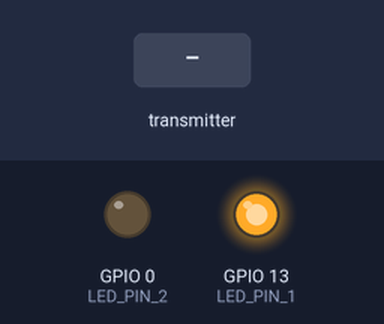
A sketch run on a simulated ESP32. Shown: output pins drawn as LEDs (lit = HIGH). Inputs (shaded band) come from the test bench. WiFi joins after 1.5 s; servers stay silent unless stated; the local clock reads 2024-03-15 10:24:30 at power-on unless the sketch sets it; what the sketch prints to the serial monitor is not drawn.

Above: at 1.6 s.
At 3.2 s:
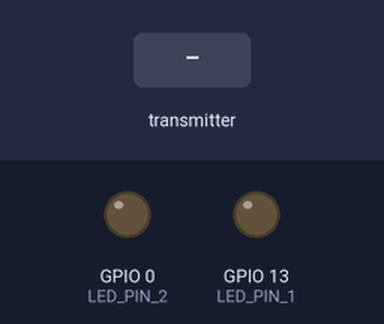
3.3 s: the transmitter starts sending incomingDist = 0
At 4.4 s:
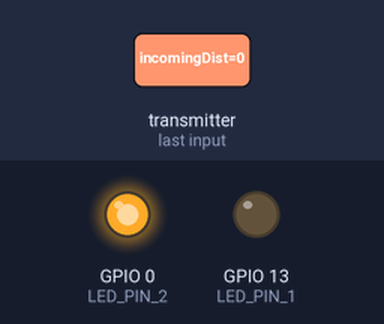
Timing chart, 0 to 11.3 s (numbered marks = the images above; inputs shaded):
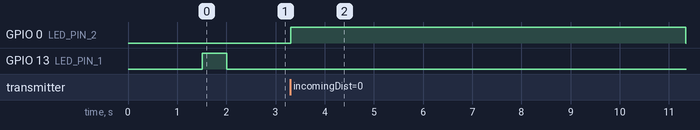

The sketch:

espReceiver.ino
```cpp
#include <WiFi.h>
#include <esp_now.h>
#include <ESPAsyncWebServer.h>
#include <ESPmDNS.h>

const char* ssid = "World Wide Web";
const char* password = "ablecapital114";

AsyncWebServer server(80);

const int LED_PIN_1 = 13; // Blue LED
const int LED_PIN_2 = 0;  // Red LED

uint8_t incomingDist = 0;
uint8_t distanceRecords[5]; //Stores last 5 distances measured
int distanceIndex = 0;
time_t nowTime;
struct tm timeInfo;
char timeString[64];
char timeRecords[5][64];

// Updated callback function to match new ESP-NOW API
void OnDataRecv(const esp_now_recv_info_t *recv_info, const uint8_t *data, int len) { // Instead of using a uint8_t pointer to store MAC use ESP formatted input for data
    if (len == sizeof(incomingDist)) {
        memcpy(&incomingDist, data, sizeof(incomingDist));
        Serial.print("Distance Received: ");
        Serial.println(incomingDist);

        // Print sender MAC address
        char macStr[18];
        snprintf(macStr, sizeof(macStr), "%02X:%02X:%02X:%02X:%02X:%02X",
                recv_info->src_addr[0], recv_info->src_addr[1], recv_info->src_addr[2],
                recv_info->src_addr[3], recv_info->src_addr[4], recv_info->src_addr[5]);
        Serial.print("Received from: ");
        Serial.println(macStr);

        checkDist(incomingDist);
    } else {
        Serial.println("Received data of unexpected length");
    }
}

void OKLight() {
    digitalWrite(LED_PIN_1, HIGH);
    delay(500);
    digitalWrite(LED_PIN_1, LOW);
}

void indexCount() { // Instead of using if statements call a function which takes the remainder of dividing the sum so if at max will remainder to 0
    distanceIndex = (distanceIndex + 1) % 5;
}

void checkDist(uint8_t dist) {
    uint8_t threshold = 140;
    if (dist < threshold) {
        Serial.println("Signature Detected Close to Sensor");
        digitalWrite(LED_PIN_2, HIGH);

        nowTime = time(nullptr);
        localtime_r(&nowTime, &timeInfo);
        strftime(timeString, sizeof(timeString), "%Y-%m-%d %H:%M:%S", &timeInfo);
        strftime(timeRecords[distanceIndex], sizeof(timeString), "%Y-%m-%d %H:%M:%S", &timeInfo);
        distanceRecords[distanceIndex] = incomingDist;
        indexCount();
        delay(500);
        digitalWrite(LED_PIN_2, LOW);
    }
}

void initESPNow() {
    // Set device as a Wi-Fi Station (and access point for better connectivity)
    WiFi.mode(WIFI_AP_STA);

    // Initialize ESP-NOW
    if (esp_now_init() != ESP_OK) {
        Serial.println("Error initializing ESP-NOW");
        return;
    }

    // Register callback function
    esp_err_t result = esp_now_register_recv_cb(OnDataRecv);
    if (result == ESP_OK) {
        Serial.println("Callback registered successfully");
    } else {
        Serial.printf("Failed to register callback: %d\n", result);
    }
}

void setup() {
    Serial.begin(115200);

    pinMode(LED_PIN_1, OUTPUT);
    pinMode(LED_PIN_2, OUTPUT);

    // Initialize Wi-Fi
    WiFi.begin(ssid, password);

    Serial.print("Connecting to Wi-Fi");
    while (WiFi.status() != WL_CONNECTED) {
        Serial.print(".");
        delay(500);
    }
    Serial.println("\nConnected.");

    // Print our own MAC address for reference
    Serial.print("Receiver MAC Address: ");
    Serial.println(WiFi.macAddress());

    // Initialize ESP-NOW
    initESPNow();

    // Start mDNS
    if (!MDNS.begin("room")) {
        Serial.println("Error starting mDNS");
        return;
    }

    // Initialize Web Server
    server.on("/", HTTP_GET, [](AsyncWebServerRequest* request) {
        String html = "<!DOCTYPE HTML><html><head>"
                "<meta name='viewport' content='width=device-width, initial-scale=1.0'>"
                "<meta http-equiv='refresh' content='5'>"
                "<style>"
                    "body { margin: 0; font-family: Arial, sans-serif; background-color: #000; }"
                    ".container { display: flex; flex-direction: column; align-items: center; justify-content: center; min-height: 100vh; }"
                    ".card { background-color: #f0f2f548; padding: 20px; margin: 10px; border-radius: 8px; box-shadow: 0 4px 6px rgba(0,0,0,0.1); width: 90%; max-width: 500px; }"
                    ".card h1 { font-size: 24px; color: #FFF; margin-bottom: 15px; }"
                    ".record { display: flex; flex-direction: column; align-items: flex-start; }"
                    ".record h2 { font-size: 20px; color: #FFF; margin: 5px 0; }"
                "</style>"
                "</head><body>"
                    "<div class='container'>"
                        "<div class='card'>"
                            "<h1>Incoming Distance Value:</h1>"
                            "<h1>" + String(incomingDist) + " cm</h1>"
                        "</div>"
                        "<div class='card'>"
                            "<h1>Distance Records:</h1>"
                            "<div class='record'>"
                                "<h2>Distance Record 1: " + String(distanceRecords[0]) + " cm" +" At " + String(timeRecords[0]) + "</h2>"
                                "<h2>Distance Record 2: " + String(distanceRecords[1]) + " cm" +" At " + String(timeRecords[1]) + "</h2>"
                                "<h2>Distance Record 3: " + String(distanceRecords[2]) + " cm" +" At " + String(timeRecords[2]) + "</h2>"
                                "<h2>Distance Record 4: " + String(distanceRecords[3]) + " cm" +" At " + String(timeRecords[3]) + "</h2>"
                                "<h2>Distance Record 5: " + String(distanceRecords[4]) + " cm" +" At " + String(timeRecords[4]) + "</h2>"
                            "</div>"
                        "</div>"
                        "<div class='card'>"
                            "<div class='record'>"
                                "<h1>Last Signature: " + String(timeString) + "</h1>"
                            "</div>"
                        "</div>"
                    "</div>"
                "</body></html>";
        request->send(200, "text/html", html);
    });

    server.begin();

    // Configure time
    configTime(-18000, 3600, "pool.ntp.org", "time.nist.gov");
    if (!getLocalTime(&timeInfo)) {
        Serial.println("Failed to obtain time data");
    }
    Serial.println("Time Synced");

    OKLight();
    Serial.println("Setup completed.");
}

void loop() {
    // Monitor WiFi connection
    if (WiFi.status() != WL_CONNECTED) {
        Serial.println("WiFi connection lost. Reconnecting...");
        WiFi.begin(ssid, password);
    }
}
```

Measured:
- after the input at 3.3 s, GPIO 0 (LED_PIN_2): LOW → HIGH at once
